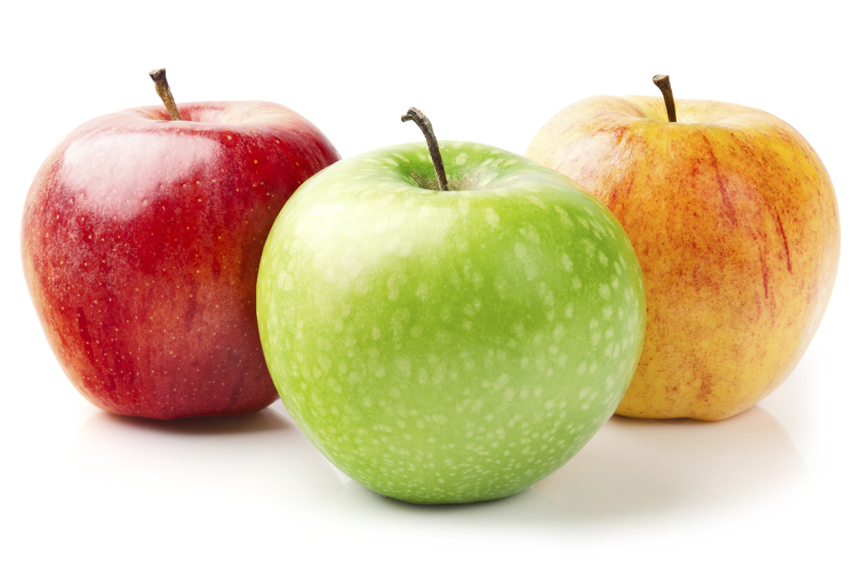
#> input picture Other image segmentation methods/apples.jpg, 864 x 573 px
$ python RedAppleSegmentation.py
#> lines starting #> are read from the running program, lines starting #| are printed output that depends on the picture; after the words box and inside, x2 and y2 are one past the last pixel; in counts of white or black regions, pixels touching at a corner belong together
#lab4 zad2
import skimage as sk
from skimage import feature
import scipy as sc
import numpy as np
import os
import matplotlib.pyplot as plt
import cv2
img = sk.io.imread("apples.jpg")
#> img is the input picture: shape (573, 864, 3); mean R, G, B 219.8, 200, 166.1
green = img[:,:,1]
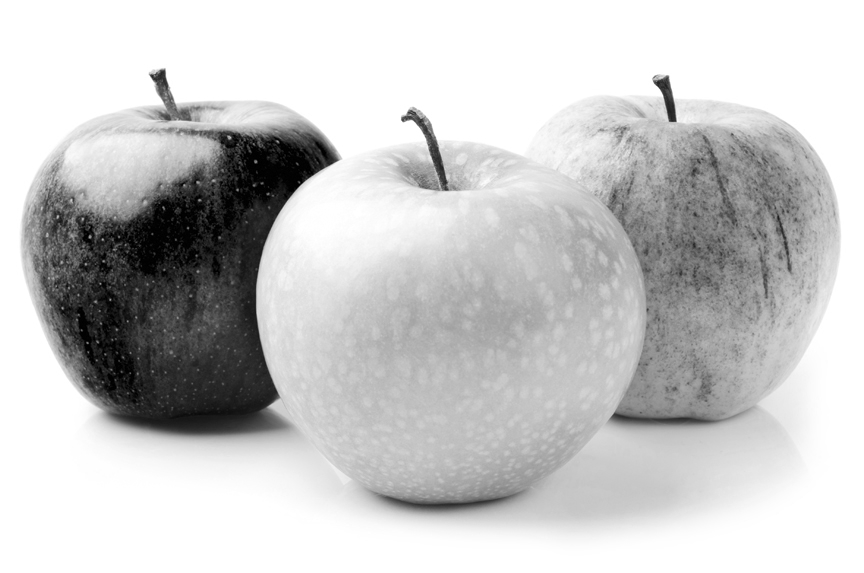
#> green: shape (573, 864); min 0, max 255, mean 200
copy = green.copy()
copy = np.array([[255 if copy[i][j] < 20 else 100 if copy[i][j] == 255 else 0 for j in range(img.shape[1])] for i in range(img.shape[0])])
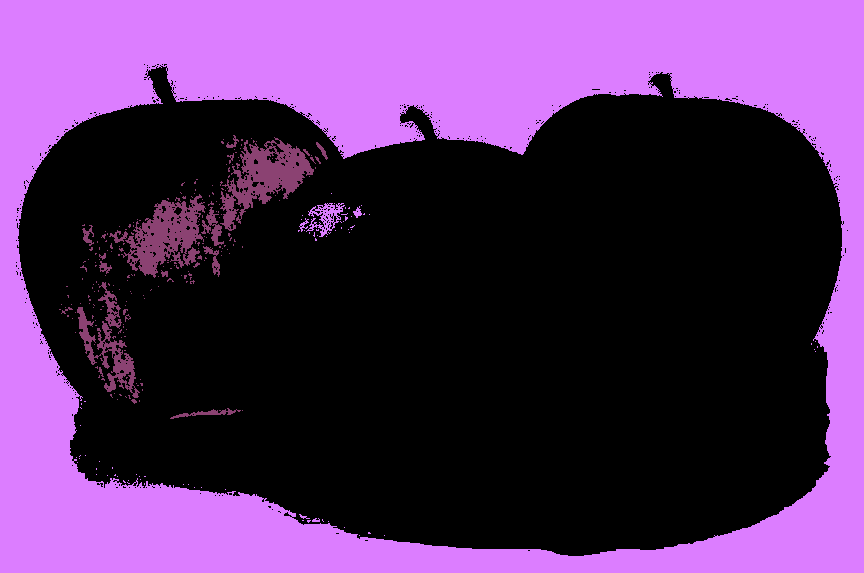
#> copy: shape (573, 864) int64; 3 distinct labels, from 0 to 255; one colour per label, 0 black
##for i in range(img.shape[0]):
##    for j in range(img.shape[1]):
list1 = []
list1.append(green)
list1.append(copy)
sk.io.imshow(copy, cmap = 'gray')
sk.io.show()
new = sk.segmentation.random_walker(green.copy(), copy, beta = 20)
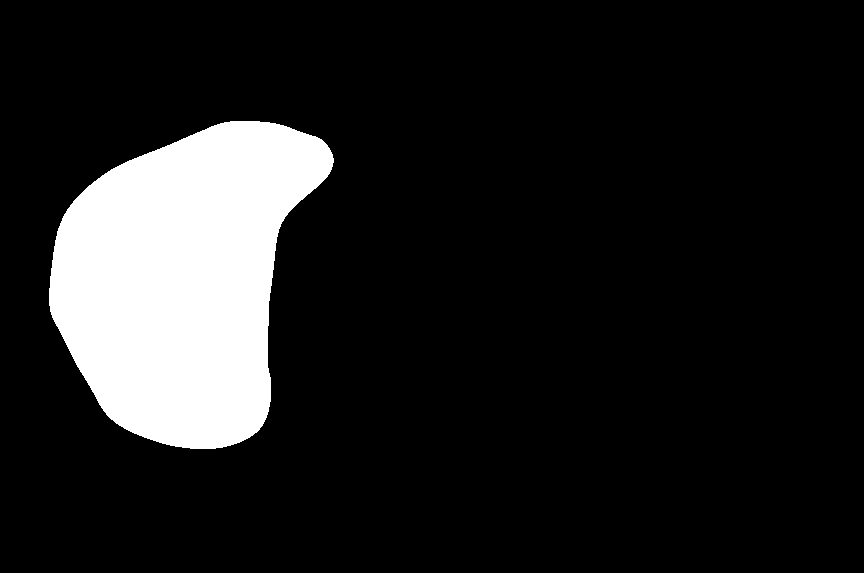
#> new: shape (573, 864) int64; values 1 (black) and 2 (white), 12.7% white; 1 white region, box (x1, y1, x2, y2) and area: (49, 121, 334, 449) 62850
new *=255
new-=255
#new = np.array([[0 if copy[i][j] < 105 else 255 for j in range(new.shape[1])] for i in range(new.shape[0])])
list1.append(new)
out = np.hstack(list1)
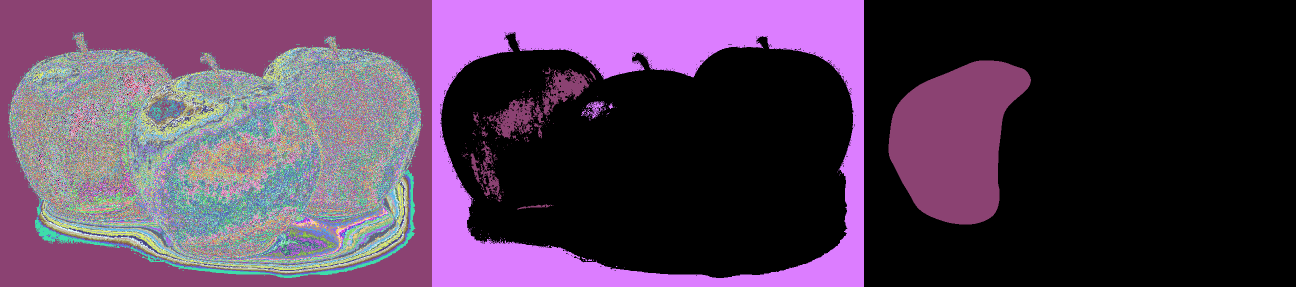
#> out: shape (573, 2592) int64 (shown at 1/2 size); 256 distinct labels, from 0 to 255; one colour per label, 0 black
sk.io.imshow(out, cmap = 'gray')
sk.io.show()
